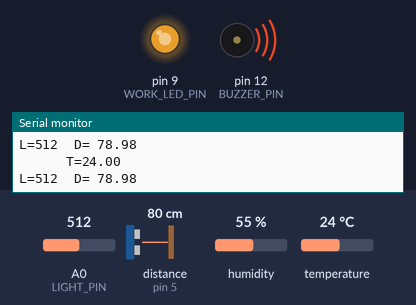
A sketch run on a simulated Arduino Uno, built with avr-gcc and run on an emulated ATmega328P. Shown: output pins drawn as LEDs (lit = HIGH), buzzer (waves = sounding, pin HIGH), the last lines printed to the serial monitor. Wiring (inferred from the names in the program): ultrasonic range finder: trigger pin 4; echo pin 5. The test bench sets the inputs (shaded band); at power-on: temperature 24 °C, distance to the obstacle (sensor on pin 5) 80 cm, A0 (LIGHT_PIN) = 512, humidity 55 %. The echo pulse lasts 58.3 µs per cm; pins used as bus, display or sensor lines are not drawn.

Above: at 1.27 s.
1.3 s: temperature set to 26 °C
At 2.9 s:
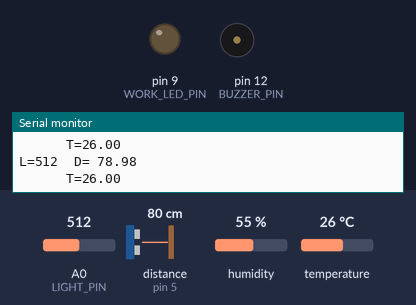
4.3 s: temperature set to 12 °C
At 5.7 s:
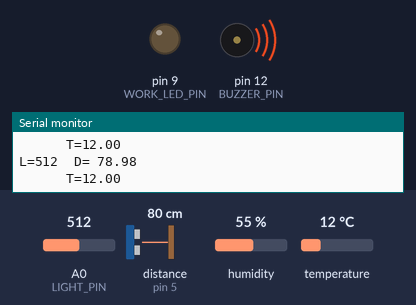
7.3 s: distance to the obstacle (sensor on pin 5) set to 2 cm
10.3 s: A0 (LIGHT_PIN) set to 485
At 10.49 s:
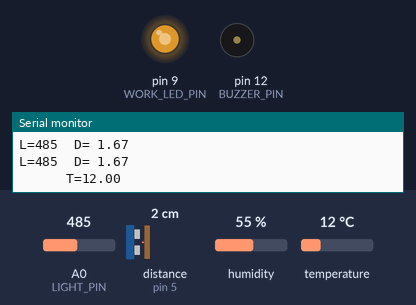
13.3 s: A0 (LIGHT_PIN) set to 510
At 13.63 s:
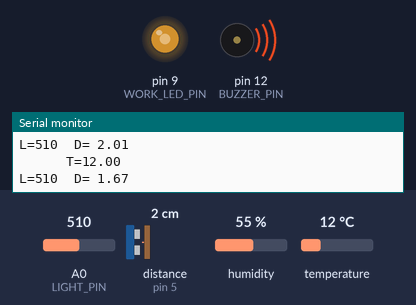
16.3 s: A0 (LIGHT_PIN) set to 490
At 16.83 s:
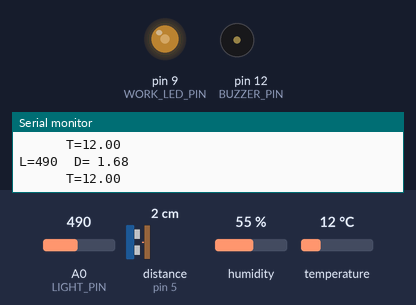
Timing chart, 0 to 20.3 s (numbered marks = the images above; inputs shaded):
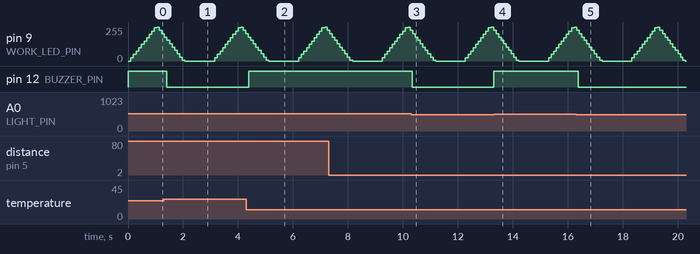

The sketch:

FreeRTOS.ino
```cpp
#include <Arduino_FreeRTOS.h>
#include <dht11.h>

// 声明实时任务函数
void TaskDistanceCheck( void *pvParameters );     // 距离检测任务
void TaskTemperatureCheck( void *pvParameters );  // 温度检测任务
void TaskBlink( void *pvParameters );             // 工作指示灯任务

#define BUZZER_PIN 12    // 蜂鸣器引脚
#define TRIG_PIN 4       // 超声波Trig引脚
#define ECHO_PIN 5       // 超声波Echo引脚
#define LIGHT_PIN A0     // 光传感器引脚
#define TEM_PIN A5       // 温度传感器引脚
#define WORK_LED_PIN 9   // 指示灯引脚

#define DELAY_TIME 100   // 检测时间间隔(ms)

#define MIN_DISTANCE 10   // 最小警报距离(cm)
#define MIN_LIGHT 500     // 警报亮度
#define MAX_TEM 25        // 警报温度(℃)
#define MAX_LIGHT 255     // 指示灯最大亮度
#define CHANGE_LIGHT 25   // 指示灯亮度变化幅度


dht11 DHT11;

bool disBuz = false; // 距离蜂鸣器状态变量
bool ligBuz = false; // 光感蜂鸣器状态变量
bool temBuz = false; // 温度蜂鸣器状态变量

// 初始化函数
void setup() {
  pinMode(BUZZER_PIN, OUTPUT);    // 初始化蜂鸣器引脚为输出
  digitalWrite(BUZZER_PIN, HIGH); // 初始化蜂鸣器为高电平，不响
  pinMode(TRIG_PIN, OUTPUT);      // 设置Trig引脚为输出
  pinMode(ECHO_PIN, INPUT);       // 设置Echo引脚为输入
  pinMode(WORK_LED_PIN, OUTPUT);  // 设置LED引脚为输出

  Serial.begin(9600); // 初始化串口为9600
  while (!Serial) {
    ; // 等待串口连接
  }

  // 设置独立任务
  // 距离检测任务
  xTaskCreate(
    TaskDistanceCheck
    ,  (const portCHAR *) "DistanceCheck"
    ,  128  // Stack size
    ,  NULL
    ,  2  // Priority
    ,  NULL );
  // 温度检测任务
  xTaskCreate(
    TaskTemperatureCheck
    ,  (const portCHAR *) "TemperatureCheck"
    ,  128  // Stack size
    ,  NULL
    ,  1  // Priority
    ,  NULL );
  // 工作指示灯任务
  xTaskCreate(
    TaskBlink
    ,  (const portCHAR *)"Blink"
    ,  128  // Stack size
    ,  NULL
    ,  0   // Priority
    ,  NULL );

  // 任务计划器自动启动
}

void loop()
{
  // Empty. Things are done in Tasks.
}
/*
  根据状态值改变蜂鸣器的输出状态
*/
void changeBuz(bool disBuz, bool ligBuz, bool temBuz) {
  if ((disBuz & ligBuz) | temBuz) {
    digitalWrite(BUZZER_PIN, LOW);    //低电平时，蜂鸣器响
  } else if (!(disBuz & ligBuz) & !temBuz) {
    digitalWrite(BUZZER_PIN, HIGH);   //高电平时，蜂鸣器不响
  }
}
/*--------------------------------------------------*/
/*---------------------- Tasks ---------------------*/
/*--------------------------------------------------*/
/*
  防止车辆碰撞（优先级高）：
  超声波传感器固定到车库大门正对的墙壁上，
  当且仅当光线传感器接收到光线（开车时，汽车启动时有尾灯；不开车时，人经过时不警报。）
  而且超声波传感器测距小于一定值（比如0.5米）时，促使蜂鸣器发声，产生警报。
*/
void TaskDistanceCheck(void *pvParameters)
{
  (void) pvParameters;
  float cm;                   //距离变量
  float temp;                 //存储回波等待时间
  for (;;)
  {
    //给Trig发送一个低高低的短时间脉冲,触发测距
    digitalWrite(TRIG_PIN, LOW); //给Trig发送一个低电平
    delayMicroseconds(2);        //等待 2微妙
    digitalWrite(TRIG_PIN, HIGH); //给Trig发送一个高电平
    delayMicroseconds(10);        //等待 10微妙
    digitalWrite(TRIG_PIN, LOW); //给Trig发送一个低电平
    temp = float(pulseIn(ECHO_PIN, HIGH)); //存储回波等待时间
    cm = (temp * 17 ) / 1000;              //把回波时间换算成cm

    if (cm <= MIN_DISTANCE) {
      disBuz = true;
      changeBuz(disBuz, ligBuz, temBuz);
    } else {
      disBuz = false;
      changeBuz(disBuz, ligBuz, temBuz);
    }
    int light = analogRead(LIGHT_PIN); // read the input on analog pin 0:
    if (light <= MIN_LIGHT) {
      ligBuz = true;
      changeBuz(disBuz, ligBuz, temBuz);
    } else {
      ligBuz = false;
      changeBuz(disBuz, ligBuz, temBuz);
    }
    Serial.print("L=");
    Serial.print(light);
    Serial.print("\tD= ");
    Serial.println(cm);//串口输出距离换算成cm的结果
    vTaskDelay(DELAY_TIME / portTICK_PERIOD_MS);
  }
}
/*
  防止温度过低结冰，或者温度过高产生火灾（优先级高）：
  温度传感器置放于车库内，当温度低于一定温度（比如零摄氏度）
  或者高于一定温度（比如50摄氏度）时，促使蜂鸣器发声，产生警报。
*/
void TaskTemperatureCheck(void *pvParameters)
{
  (void) pvParameters;
  for (;;)
  {
    int chk = DHT11.read(TEM_PIN);
    float temp = (float)DHT11.temperature;
    Serial.print("\t\t\tT=");
    Serial.println(temp, 2);
    if (temp >= MAX_TEM) {
      temBuz = true;
      changeBuz(disBuz, ligBuz, temBuz);
    } else {
      temBuz = false;
      changeBuz(disBuz, ligBuz, temBuz);
    }
    vTaskDelay(DELAY_TIME / portTICK_PERIOD_MS);
  }
}
/*
  工作指示灯（优先级低）：
  LED灯呈现呼吸状态，第一周期从暗到亮，第二周期从亮到暗，第三周期一直暗。
  工作指示灯不亮可能表示装置出现故障。
*/
void TaskBlink(void *pvParameters)
{
  (void) pvParameters;
  for (;;)
  {
    // 第一个周期，LED由暗(0)到亮(MAX_LIGHT)
    for (int i = 0; i <= MAX_LIGHT; i += CHANGE_LIGHT) {
      analogWrite(WORK_LED_PIN, i); // 虚拟写入亮度
      vTaskDelay(DELAY_TIME / portTICK_PERIOD_MS);       // 保持亮度
    }
    // 第二个周期，LED由亮(MAX_LIGHT)到暗(0)
    for (int i = MAX_LIGHT; i >= 0; i -= CHANGE_LIGHT) {
      analogWrite(WORK_LED_PIN, i);
      vTaskDelay(DELAY_TIME / portTICK_PERIOD_MS);
    }
    // 第三个周期，LED始终保持暗。
    analogWrite(WORK_LED_PIN, 0);
    vTaskDelay(DELAY_TIME * (MAX_LIGHT / CHANGE_LIGHT) / portTICK_PERIOD_MS);
  }
}
```

Measured:
- the behaviour switches between 24 and 25 °C on temperature (found by bisection; images 0 and 1)
- the behaviour switches between 501 and 500 on A0 (LIGHT_PIN) (found by bisection; images 2 and 3)
- after the input at 1.3 s, pin 12 (BUZZER_PIN): HIGH → LOW after 0.10 s
- after the input at 4.3 s, pin 12 (BUZZER_PIN): LOW → HIGH after 0.09 s
- after the input at 10.3 s, pin 12 (BUZZER_PIN): HIGH → LOW at once
- after the input at 13.3 s, pin 12 (BUZZER_PIN): LOW → HIGH at once
- after the input at 16.3 s, pin 12 (BUZZER_PIN): HIGH → LOW after 0.07 s
